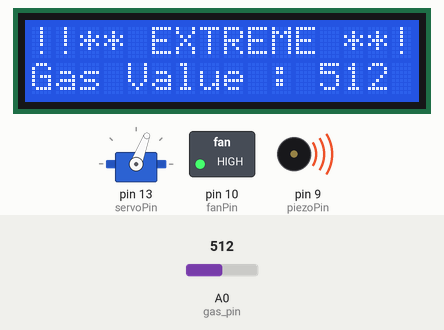
Simulated run of this sketch. Board: Arduino Uno, built with avr-gcc and run on an emulated ATmega328P. Shown: 16×2 character LCD, servo, switched loads named in the sketch (green lamp = pin HIGH), buzzer (waves = sounding). The inputs (shaded band) are chosen by the test bench; at power-on: A0 (gas_pin) = 512. The modem accepts every AT command (registered, SIM ready, sends succeed) and sends nothing else; pins used as bus, display or sensor lines are not drawn; what the sketch prints to the serial monitor is not drawn.

Above: at 1.3 s.
1.4 s: A0 (gas_pin) set to 108
At 3.54 s:
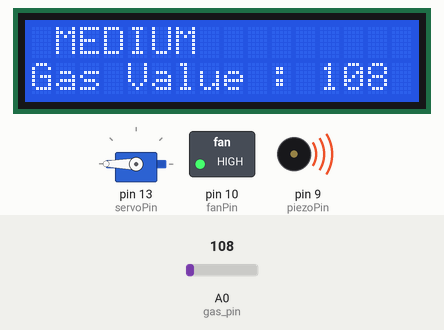
4.4 s: A0 (gas_pin) set to 95
At 4.71 s:
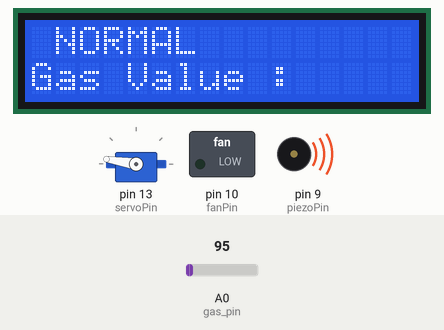
6.9 s: A0 (gas_pin) set to 111
At 8.31 s:
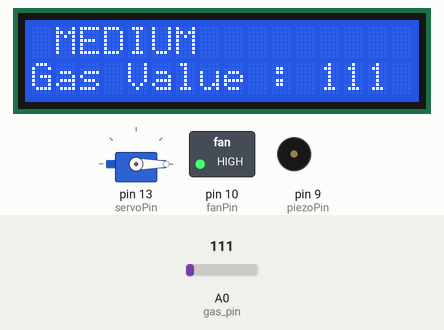
9.1 s: A0 (gas_pin) set to 91
At 10.67 s:
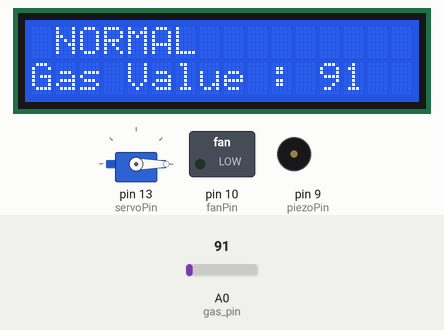
10.8 s: A0 (gas_pin) set to 306
At 11.03 s:
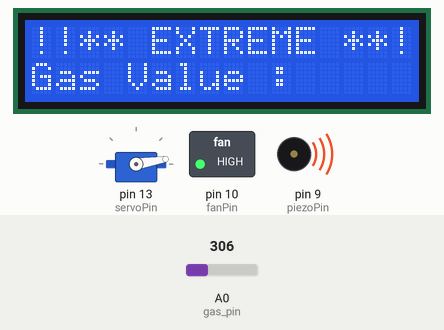
12.3 s: A0 (gas_pin) set to 90
At 14.39 s:
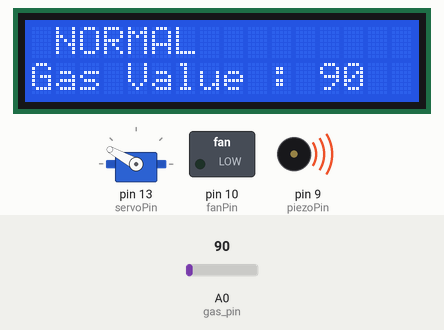
Timing chart, 0 to 16.3 s (numbered marks = the images above; inputs shaded):
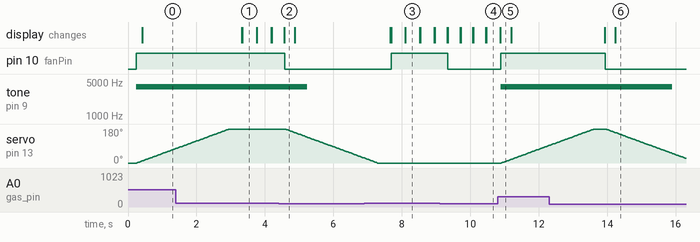

The sketch:

espMQ2Code.ino
```cpp
#include <SoftwareSerial.h>
#include <LiquidCrystal.h>
#include <Servo.h>

LiquidCrystal lcd(12, 11, 8, 7, 4, 5); // Arduino pins connected to LCD. Another option is using I2C
#define RX 2 // Arduino Pin 2 connected to TX Pin of ESP8266
#define TX 3 // Arduino Pin 3 connected to RX Pin of ESP8266
int servoPin = 13; // Arduino Pin servo_motor is connected to
Servo myServo;
int window_door = 0;
int pos = 0;
int piezoPin = 9; //Arduino Pin connected to Buzzer
int fanPin = 10; // Arduino Pin connected to mini-fan
String AP = "";       // Internet Username to connect to ESP
String wifi_password = ""; // Internet password
String write_api = "";   // Thingspeak Write API KEY
String host_api = "api.thingspeak.com"; //Thingspeak api
String PORT = "80"; // Connection to port 80
int trueCount;
int timeCount;
boolean found = false;
int valSensor = 1;
int const gas_pin = A0;

SoftwareSerial esp8266(RX,TX);

void setup() {
  lcd.begin(16, 2);
  lcd.print(" HELLO ");
  myServo.attach(servoPin);
  myServo.write(pos);
  pinMode(piezoPin, OUTPUT);
  pinMode(fanPin, OUTPUT);
  Serial.begin(9600);
  esp8266.begin(115200);
  sendingCommands("AT",5,"OK");
  sendingCommands("AT+CWMODE=1",5,"OK");
  sendingCommands("AT+CWJAP=\""+ AP +"\",\""+ wifi_password +"\"",20,"OK");
}

void loop() {
  if (getGasValue()<100){
    //low level of gas concentration in the air
    lcd.clear();
    lcd.setCursor(0,0);
    lcd.print(" NORMAL ");
    lcd.setCursor(0,1);
    lcd.print("Gas Value : ");
    lcd.print(getGasValue());
    digitalWrite(piezoPin, LOW);
    digitalWrite(fanPin, LOW);

    if (window_door == 1){
      for (pos = 180; pos >= 0; pos -= 1){
        myServo.write(pos);
        delay(15);
        }
        window_door = 0;
    }
    String getData = "GET /update?api_key="+ write_api +"&field1="+getGasValue();
    sendingCommands("AT+CIPMUX=1",5,"OK");
    sendingCommands("AT+CIPSTART=0,\"TCP\",\""+ host_api +"\","+ PORT,15,"OK");
    sendingCommands("AT+CIPSEND=0," +String(getData.length()+4),4,">");
    esp8266.println(getData);delay(150);trueCount++;
    sendingCommands("AT+CIPCLOSE=0",5,"OK");
  }
  //Moderate gas value will be updated to thingspeak
  else if(getGasValue()>101 && getGasValue()<300) {
    lcd.clear();
    lcd.setCursor(0,0);
    lcd.print(" MEDIUM ");
    lcd.setCursor(0,1);
    lcd.print("Gas Value : ");
    lcd.print(getGasValue());
    digitalWrite(piezoPin, HIGH);
    delay(10);
    digitalWrite(piezoPin, LOW);
    delay(10);
    digitalWrite(fanPin, HIGH);
    String getData = "GET /update?api_key="+ write_api +"&field1="+getGasValue();
    sendingCommands("AT+CIPMUX=1",5,"OK");
    sendingCommands("AT+CIPSTART=0,\"TCP\",\""+ host_api +"\","+ PORT,15,"OK");
    sendingCommands("AT+CIPSEND=0," +String(getData.length()+4),4,">");
    esp8266.println(getData);delay(150);trueCount++;
    sendingCommands("AT+CIPCLOSE=0",5,"OK");
  }
  else {
    // Extreme level of gas concentration in the air
    // Data obtained will be updated to Thingspeak
    lcd.clear();
    lcd.setCursor(0,0);
    lcd.print("!!** EXTREME **!!");
    lcd.setCursor(0,1);
    lcd.print("Gas Value : ");
    lcd.print(getGasValue());
    tone(piezoPin, 4000, 5000);
    digitalWrite(piezoPin, HIGH);
    digitalWrite(fanPin, HIGH);
    if(window_door==0){
      for(pos = 0;pos <= 180; pos += 1){
        myServo.write(pos);
        delay(15);
      }
      window_door=1;
    }
    String getData = "GET /update?api_key="+ write_api +"&field1="+getGasValue();
    sendingCommands("AT+CIPMUX=1",5,"OK");
    sendingCommands("AT+CIPSTART=0,\"TCP\",\""+ host_api +"\","+ PORT,15,"OK");
    sendingCommands("AT+CIPSEND=0," +String(getData.length()+4),4,">");
    esp8266.println(getData);delay(150);trueCount++;
    sendingCommands("AT+CIPCLOSE=0",5,"OK");
  }
}


int getGasValue(){

   float g = analogRead(gas_pin);
   Serial.print(" Gas Value is %= ");
   Serial.println(g);
   delay(10);
   return int(g);

}

void sendingCommands(String command, int maxTime, char readReplay[]) {
  Serial.print(trueCount);
  Serial.print(". at command -> ");
  Serial.print(command);
  Serial.print(" ");
  while(timeCount < (maxTime*1))
  {
    esp8266.println(command);//at+cipsend
    if(esp8266.find(readReplay))//ok
    {
      command = true;
      break;
    }

    timeCount++;
  }

  if(found == true)
  {
    Serial.println("OK");
    trueCount++;
    timeCount = 0;
  }

  if(found == false)
  {
    Serial.println("FAIL UPLOAD");
    trueCount = 0;
    timeCount = 0;
  }

  found = false;
 }
```

Measured:
- the behaviour switches between 100 and 99 on A0 (gas_pin) (found by bisection; images 1 and 2)
- after the input at 1.4 s, the display: first changes after 1.9 s (image 1 shows a later state)
- after the input at 4.4 s, pin 10 (fanPin): HIGH → LOW after 0.17 s; servo on pin 13 (servoPin): moves from 180° to 27° over 2.3 s, starting after 0.19 s; the display: changes after 0.16 s (image 2)
- after the input at 6.9 s, pin 10 (fanPin): LOW → HIGH after 0.79 s; the display: first changes after 0.76 s (image 3 shows a later state)
- after the input at 9.1 s, pin 10 (fanPin): HIGH → LOW after 0.24 s; the display: first changes after 0.23 s (image 4 shows a later state)
- after the input at 10.8 s, pin 10 (fanPin): LOW → HIGH after 0.09 s; tone on pin 9 (piezoPin): silent → 4000 Hz after 0.09 s; servo on pin 13 (servoPin): moves from 0° to 93° over 1.4 s, starting after 0.11 s; the display: changes after 0.08 s (image 5)
- after the input at 12.3 s, pin 10 (fanPin): HIGH → LOW after 1.6 s; tone on pin 9 (piezoPin): 4000 Hz → silent after 3.6 s; the display: first changes after 1.6 s (image 6 shows a later state)
